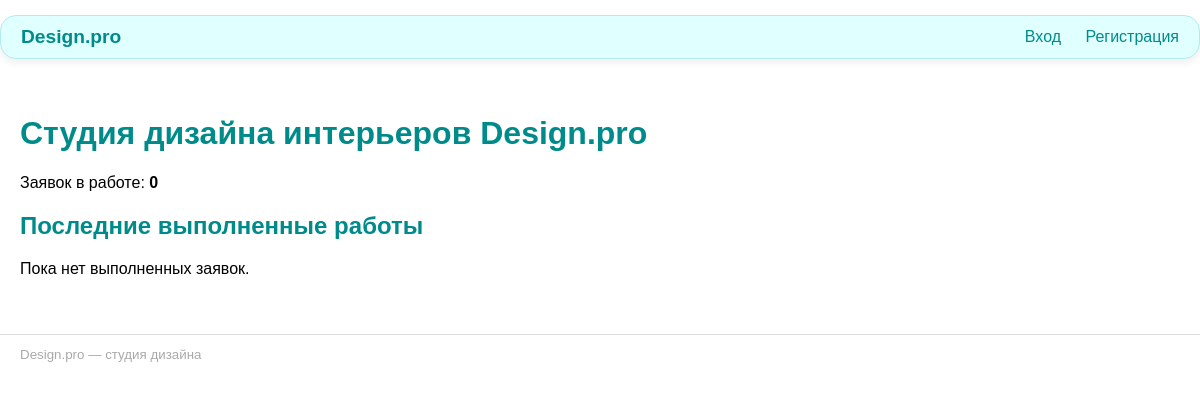
/, run on an earlier commit of the app's database.
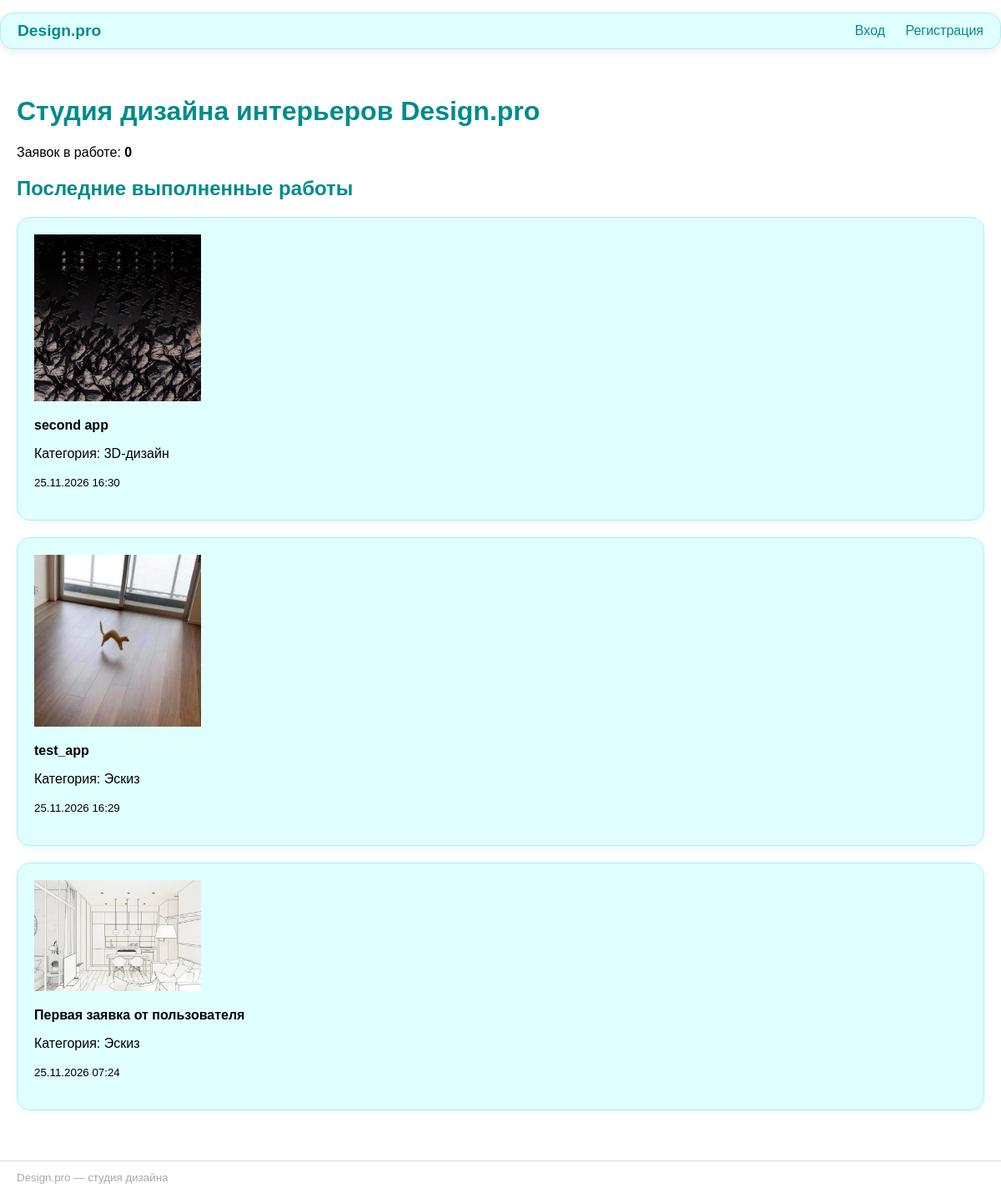
And on a later commit of the database.
### main/models.py (models this page shows, shortened)
class Application(models.Model):
    class Status(models.TextChoices):
        NEW = 'Новая', 'Новая'
        ACCEPT = 'Принято в работу', 'Принято в работу'
        DONE = 'Выполнено', 'Выполнено'
    author = models.ForeignKey(User, on_delete=models.CASCADE)
    title = models.CharField(max_length=100)
    content = models.TextField()
    category = models.ForeignKey(Category, on_delete=models.CASCADE)
    status = models.CharField(max_length=30, choices=Status.choices, default=Status.NEW)
    image = models.ImageField(
        upload_to='applications/',
        validators=[FileExtensionValidator(['jpg', 'jpeg', 'png', 'bmp'])],
    )
    design_image = models.ImageField(
        upload_to='designs/', null=True, blank=True,
        validators=[FileExtensionValidator(['jpg', 'jpeg', 'png', 'bmp'])],
    )
    admin_comment = models.TextField(blank=True, null=True, default='')
    created_at = models.DateTimeField(auto_now_add=True)
    class Meta:
        ordering = ['-created_at']

class Category(models.Model):
    title = models.CharField(max_length=50, unique=True)
    class Meta:
        ordering = ['title']

### main/views.py (the view)
# urls.py: path('', views.index, name='index'),
def index(request):
    done = Application.objects.filter(status=Application.Status.DONE).order_by('-created_at')[:4]
    in_work_count = Application.objects.filter(status=Application.Status.ACCEPT).count()
    return render(request, 'index.html', {'done_apps': done, 'in_work_count': in_work_count})

### main/templates/index.html (shortened to what this page needs)
{% extends "basic.html" %}
{% block content %}
<h1>Студия дизайна интерьеров Design.pro</h1>
<p>Заявок в работе: <b>{{ in_work_count }}</b></p>
<h2>Последние выполненные работы</h2>
{% if done_apps %}
    <div class="cards">
        {% for app in done_apps %}
            <div class="card">
                {% if app.design_image %}
                    <img src="{{ app.design_image.url }}" alt="{{ app.title }}" width="200">
                {% elif app.image %}
                    <img src="{{ app.image.url }}" alt="{{ app.title }}" width="200">
                {% endif %}
                <p><b>{{ app.title }}</b></p>
                <p>Категория: {{ app.category.title }}</p>
                <p><small>{{ app.created_at|date:"d.m.Y H:i" }}</small></p>
            </div>
        {% endfor %}
    </div>
{% else %}
    <p>Пока нет выполненных заявок.</p>
{% endif %}
{% endblock %}

What changed in the data, as far as the page shows it:
now on this page (row edited): Application: image (picture), title "second app", category "3D-дизайн", created_at "25.11.2026 16:30"
now on this page (row edited): Application: image (picture), title "test_app", category "Эскиз", created_at "25.11.2026 16:29"
now on this page (row edited): Application: image (picture), title "Первая заявка от пользователя", category "Эскиз", created_at "25.11.2026 07:24"
Also different on the page:
text no longer shown: "Пока нет выполненных заявок."
